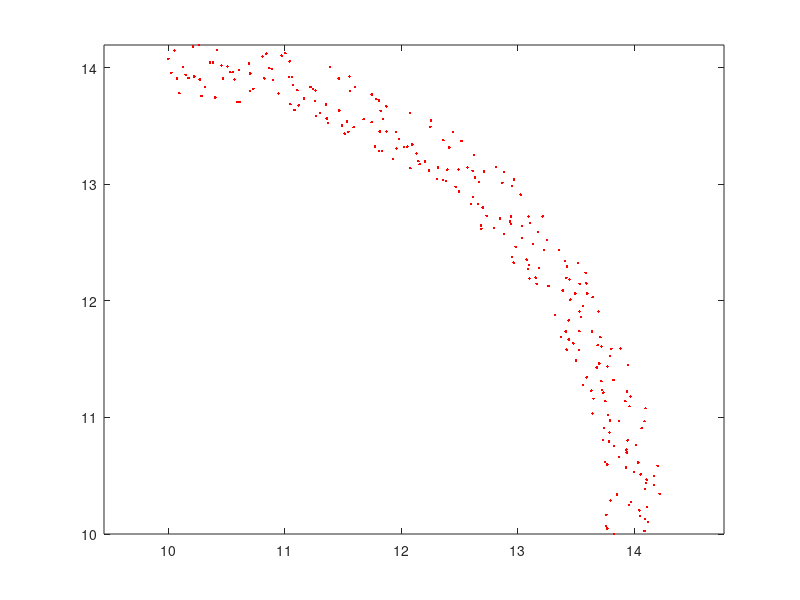

Write MATLAB code to recreate this figure. (Note: this script raises an error after producing the figure.)
clear all;
close all;
format compact;
format longg;

% kreisparameter
rr = 4;
mx= 10;
my= 10;

th = (0:pi/500:2*pi / 4)';
r = ((rand(length(th),1)-.5)/8 + ones(length(th),1)) * rr;
xunit = r .* cos(th) + mx;
yunit = r .* sin(th) + my;

t = [xunit, yunit];

plot([t(:,1);t(1,1)], [t(:,2);t(1,2)], 'r.');
axis equal

F = @(x) F1(t, x);
JF = @(x) JF1(t, x);

% startvektor
x = [mx, my, rr]';

[x, iters] = GaussNewton( x, F, JF, 1e-10, 1e4 )

circle(x(3), x(1), x(2) );
hold on;
plot(x(1), x(2), 'ro');
plot(mx, my, 'b.');
